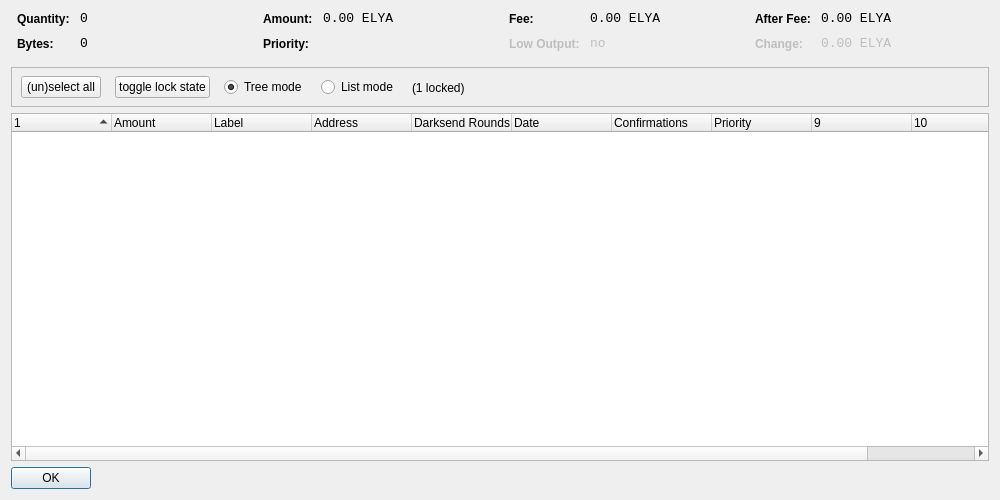
<?xml version="1.0" encoding="UTF-8"?>
<ui version="4.0">
 <class>CoinControlDialog</class>
 <widget class="QDialog" name="CoinControlDialog">
  <property name="geometry">
   <rect>
    <x>0</x>
    <y>0</y>
    <width>1000</width>
    <height>500</height>
   </rect>
  </property>
  <property name="windowTitle">
   <string>Coin Control</string>
  </property>
  <layout class="QVBoxLayout" name="verticalLayout">
   <item>
    <layout class="QHBoxLayout" name="horizontalLayoutTop" stretch="0,0,0,0">
     <property name="topMargin">
      <number>0</number>
     </property>
     <property name="bottomMargin">
      <number>10</number>
     </property>
     <item>
      <layout class="QFormLayout" name="formLayoutCoinControl1">
       <property name="horizontalSpacing">
        <number>10</number>
       </property>
       <property name="verticalSpacing">
        <number>10</number>
       </property>
       <property name="leftMargin">
        <number>6</number>
       </property>
       <property name="rightMargin">
        <number>6</number>
       </property>
       <item row="0" column="0">
        <widget class="QLabel" name="labelCoinControlQuantityText">
         <property name="styleSheet">
          <string notr="true">font-weight:bold;</string>
         </property>
         <property name="text">
          <string>Quantity:</string>
         </property>
        </widget>
       </item>
       <item row="0" column="1">
        <widget class="QLabel" name="labelCoinControlQuantity">
         <property name="font">
          <font>
           <family>Monospace</family>
           <pointsize>10</pointsize>
          </font>
         </property>
         <property name="cursor">
          <cursorShape>IBeamCursor</cursorShape>
         </property>
         <property name="contextMenuPolicy">
          <enum>Qt::ActionsContextMenu</enum>
         </property>
         <property name="text">
          <string notr="true">0</string>
         </property>
         <property name="textInteractionFlags">
          <set>Qt::LinksAccessibleByMouse|Qt::TextSelectableByKeyboard|Qt::TextSelectableByMouse</set>
         </property>
        </widget>
       </item>
       <item row="1" column="0">
        <widget class="QLabel" name="labelCoinControlBytesText">
         <property name="styleSheet">
          <string notr="true">font-weight:bold;</string>
         </property>
         <property name="text">
          <string>Bytes:</string>
         </property>
        </widget>
       </item>
       <item row="1" column="1">
        <widget class="QLabel" name="labelCoinControlBytes">
         <property name="font">
          <font>
           <family>Monospace</family>
           <pointsize>10</pointsize>
          </font>
         </property>
         <property name="cursor">
          <cursorShape>IBeamCursor</cursorShape>
         </property>
         <property name="contextMenuPolicy">
          <enum>Qt::ActionsContextMenu</enum>
         </property>
         <property name="text">
          <string notr="true">0</string>
         </property>
         <property name="textInteractionFlags">
          <set>Qt::LinksAccessibleByMouse|Qt::TextSelectableByKeyboard|Qt::TextSelectableByMouse</set>
         </property>
        </widget>
       </item>
      </layout>
     </item>
     <item>
      <layout class="QFormLayout" name="formLayoutCoinControl2">
       <property name="horizontalSpacing">
        <number>10</number>
       </property>
       <property name="verticalSpacing">
        <number>10</number>
       </property>
       <property name="leftMargin">
        <number>6</number>
       </property>
       <property name="rightMargin">
        <number>6</number>
       </property>
       <item row="0" column="0">
        <widget class="QLabel" name="labelCoinControlAmountText">
         <property name="styleSheet">
          <string notr="true">font-weight:bold;</string>
         </property>
         <property name="text">
          <string>Amount:</string>
         </property>
        </widget>
       </item>
       <item row="0" column="1">
        <widget class="QLabel" name="labelCoinControlAmount">
         <property name="font">
          <font>
           <family>Monospace</family>
           <pointsize>10</pointsize>
          </font>
         </property>
         <property name="cursor">
          <cursorShape>IBeamCursor</cursorShape>
         </property>
         <property name="contextMenuPolicy">
          <enum>Qt::ActionsContextMenu</enum>
         </property>
         <property name="text">
          <string notr="true">0.00 ELYA</string>
         </property>
         <property name="textInteractionFlags">
          <set>Qt::LinksAccessibleByMouse|Qt::TextSelectableByKeyboard|Qt::TextSelectableByMouse</set>
         </property>
        </widget>
       </item>
       <item row="1" column="0">
        <widget class="QLabel" name="labelCoinControlPriorityText">
         <property name="styleSheet">
          <string notr="true">font-weight:bold;</string>
         </property>
         <property name="text">
          <string>Priority:</string>
         </property>
        </widget>
       </item>
       <item row="1" column="1">
        <widget class="QLabel" name="labelCoinControlPriority">
         <property name="font">
          <font>
           <family>Monospace</family>
           <pointsize>10</pointsize>
          </font>
         </property>
         <property name="cursor">
          <cursorShape>IBeamCursor</cursorShape>
         </property>
         <property name="contextMenuPolicy">
          <enum>Qt::ActionsContextMenu</enum>
         </property>
         <property name="text">
          <string/>
         </property>
         <property name="textInteractionFlags">
          <set>Qt::LinksAccessibleByMouse|Qt::TextSelectableByKeyboard|Qt::TextSelectableByMouse</set>
         </property>
        </widget>
       </item>
      </layout>
     </item>
     <item>
      <layout class="QFormLayout" name="formLayoutCoinControl3">
       <property name="horizontalSpacing">
        <number>10</number>
       </property>
       <property name="verticalSpacing">
        <number>10</number>
       </property>
       <property name="leftMargin">
        <number>6</number>
       </property>
       <property name="rightMargin">
        <number>6</number>
       </property>
       <item row="0" column="0">
        <widget class="QLabel" name="labelCoinControlFeeText">
         <property name="styleSheet">
          <string notr="true">font-weight:bold;</string>
         </property>
         <property name="text">
          <string>Fee:</string>
         </property>
        </widget>
       </item>
       <item row="0" column="1">
        <widget class="QLabel" name="labelCoinControlFee">
         <property name="font">
          <font>
           <family>Monospace</family>
           <pointsize>10</pointsize>
          </font>
         </property>
         <property name="cursor">
          <cursorShape>IBeamCursor</cursorShape>
         </property>
         <property name="contextMenuPolicy">
          <enum>Qt::ActionsContextMenu</enum>
         </property>
         <property name="text">
          <string notr="true">0.00 ELYA</string>
         </property>
         <property name="textInteractionFlags">
          <set>Qt::LinksAccessibleByMouse|Qt::TextSelectableByKeyboard|Qt::TextSelectableByMouse</set>
         </property>
        </widget>
       </item>
       <item row="1" column="0">
        <widget class="QLabel" name="labelCoinControlLowOutputText">
         <property name="enabled">
          <bool>false</bool>
         </property>
         <property name="styleSheet">
          <string notr="true">font-weight:bold;</string>
         </property>
         <property name="text">
          <string>Low Output:</string>
         </property>
        </widget>
       </item>
       <item row="1" column="1">
        <widget class="QLabel" name="labelCoinControlLowOutput">
         <property name="enabled">
          <bool>false</bool>
         </property>
         <property name="font">
          <font>
           <family>Monospace</family>
           <pointsize>10</pointsize>
          </font>
         </property>
         <property name="cursor">
          <cursorShape>IBeamCursor</cursorShape>
         </property>
         <property name="contextMenuPolicy">
          <enum>Qt::ActionsContextMenu</enum>
         </property>
         <property name="text">
          <string notr="true">no</string>
         </property>
         <property name="textInteractionFlags">
          <set>Qt::LinksAccessibleByMouse|Qt::TextSelectableByKeyboard|Qt::TextSelectableByMouse</set>
         </property>
        </widget>
       </item>
      </layout>
     </item>
     <item>
      <layout class="QFormLayout" name="formLayoutCoinControl4">
       <property name="horizontalSpacing">
        <number>10</number>
       </property>
       <property name="verticalSpacing">
        <number>10</number>
       </property>
       <property name="leftMargin">
        <number>6</number>
       </property>
       <property name="rightMargin">
        <number>6</number>
       </property>
       <item row="0" column="0">
        <widget class="QLabel" name="labelCoinControlAfterFeeText">
         <property name="styleSheet">
          <string notr="true">font-weight:bold;</string>
         </property>
         <property name="text">
          <string>After Fee:</string>
         </property>
        </widget>
       </item>
       <item row="0" column="1">
        <widget class="QLabel" name="labelCoinControlAfterFee">
         <property name="font">
          <font>
           <family>Monospace</family>
           <pointsize>10</pointsize>
          </font>
         </property>
         <property name="cursor">
          <cursorShape>IBeamCursor</cursorShape>
         </property>
         <property name="contextMenuPolicy">
          <enum>Qt::ActionsContextMenu</enum>
         </property>
         <property name="text">
          <string notr="true">0.00 ELYA</string>
         </property>
         <property name="textInteractionFlags">
          <set>Qt::LinksAccessibleByMouse|Qt::TextSelectableByKeyboard|Qt::TextSelectableByMouse</set>
         </property>
        </widget>
       </item>
       <item row="1" column="0">
        <widget class="QLabel" name="labelCoinControlChangeText">
         <property name="enabled">
          <bool>false</bool>
         </property>
         <property name="styleSheet">
          <string notr="true">font-weight:bold;</string>
         </property>
         <property name="text">
          <string>Change:</string>
         </property>
        </widget>
       </item>
       <item row="1" column="1">
        <widget class="QLabel" name="labelCoinControlChange">
         <property name="enabled">
          <bool>false</bool>
         </property>
         <property name="font">
          <font>
           <family>Monospace</family>
           <pointsize>10</pointsize>
          </font>
         </property>
         <property name="cursor">
          <cursorShape>IBeamCursor</cursorShape>
         </property>
         <property name="contextMenuPolicy">
          <enum>Qt::ActionsContextMenu</enum>
         </property>
         <property name="text">
          <string notr="true">0.00 ELYA</string>
         </property>
         <property name="textInteractionFlags">
          <set>Qt::LinksAccessibleByMouse|Qt::TextSelectableByKeyboard|Qt::TextSelectableByMouse</set>
         </property>
        </widget>
       </item>
      </layout>
     </item>
    </layout>
   </item>
   <item>
    <widget class="QFrame" name="frame">
     <property name="minimumSize">
      <size>
       <width>0</width>
       <height>40</height>
      </size>
     </property>
     <property name="frameShape">
      <enum>QFrame::StyledPanel</enum>
     </property>
     <property name="frameShadow">
      <enum>QFrame::Sunken</enum>
     </property>
     <widget class="QWidget" name="horizontalLayoutWidget">
      <property name="geometry">
       <rect>
        <x>10</x>
        <y>0</y>
        <width>781</width>
        <height>41</height>
       </rect>
      </property>
      <layout class="QHBoxLayout" name="horizontalLayoutPanel" stretch="0,0,0,0,0">
       <property name="spacing">
        <number>14</number>
       </property>
       <item>
        <widget class="QPushButton" name="pushButtonSelectAll">
         <property name="sizePolicy">
          <sizepolicy hsizetype="Maximum" vsizetype="Fixed">
           <horstretch>0</horstretch>
           <verstretch>0</verstretch>
          </sizepolicy>
         </property>
         <property name="text">
          <string>(un)select all</string>
         </property>
        </widget>
       </item>
        <item>
         <widget class="QPushButton" name="pushButtonToggleLock">
          <property name="sizePolicy">
           <sizepolicy hsizetype="Maximum" vsizetype="Fixed">
            <horstretch>0</horstretch>
            <verstretch>0</verstretch>
           </sizepolicy>
          </property>
          <property name="text">
           <string>toggle lock state</string>
          </property>
          <property name="autoDefault">
           <bool>false</bool>
          </property>
         </widget>
        </item>
       <item>
        <widget class="QRadioButton" name="radioTreeMode">
         <property name="sizePolicy">
          <sizepolicy hsizetype="Maximum" vsizetype="Fixed">
           <horstretch>0</horstretch>
           <verstretch>0</verstretch>
          </sizepolicy>
         </property>
         <property name="text">
          <string>Tree mode</string>
         </property>
         <property name="checked">
          <bool>true</bool>
         </property>
        </widget>
       </item>
       <item>
        <widget class="QRadioButton" name="radioListMode">
         <property name="sizePolicy">
          <sizepolicy hsizetype="Maximum" vsizetype="Fixed">
           <horstretch>0</horstretch>
           <verstretch>0</verstretch>
          </sizepolicy>
         </property>
         <property name="text">
          <string>List mode</string>
         </property>
        </widget>
       </item>
        <item>
         <widget class="QLabel" name="labelLocked">
          <property name="text">
           <string>(1 locked)</string>
          </property>
         </widget>
        </item>
       <item>
        <spacer name="horizontalSpacer">
         <property name="orientation">
          <enum>Qt::Horizontal</enum>
         </property>
         <property name="sizeHint" stdset="0">
          <size>
           <width>40</width>
           <height>20</height>
          </size>
         </property>
        </spacer>
       </item>
      </layout>
     </widget>
    </widget>
   </item>
   <item>
    <widget class="CoinControlTreeWidget" name="treeWidget">
     <property name="contextMenuPolicy">
      <enum>Qt::CustomContextMenu</enum>
     </property>
     <property name="sortingEnabled">
      <bool>false</bool>
     </property>
     <property name="columnCount">
      <number>11</number>
     </property>
     <attribute name="headerShowSortIndicator" stdset="0">
      <bool>true</bool>
     </attribute>
     <attribute name="headerStretchLastSection">
      <bool>false</bool>
     </attribute>
     <column>
      <property name="text">
       <string/>
      </property>
     </column>
     <column>
      <property name="text">
       <string>Amount</string>
      </property>
     </column>
     <column>
      <property name="text">
       <string>Label</string>
      </property>
     </column>
     <column>
      <property name="text">
       <string>Address</string>
      </property>
     </column>
     <column>
      <property name="text">
       <string>Darksend Rounds</string>
      </property>
    </column>
     <column>
      <property name="text">
       <string>Date</string>
      </property>
     </column>
     <column>
      <property name="text">
       <string>Confirmations</string>
      </property>
      <property name="toolTip">
       <string>Confirmed</string>
      </property>
     </column>
     <column>
      <property name="text">
       <string>Priority</string>
      </property>
     </column>
     <column>
      <property name="text">
       <string/>
      </property>
     </column>
     <column>
      <property name="text">
       <string/>
      </property>
     </column>
     <column>
      <property name="text">
       <string/>
      </property>
     </column>
     <column>
      <property name="text">
       <string/>
      </property>
     </column>
    </widget>
   </item>
   <item>
    <widget class="QDialogButtonBox" name="buttonBox">
     <property name="sizePolicy">
      <sizepolicy hsizetype="Maximum" vsizetype="Fixed">
       <horstretch>0</horstretch>
       <verstretch>0</verstretch>
      </sizepolicy>
     </property>
     <property name="orientation">
      <enum>Qt::Horizontal</enum>
     </property>
     <property name="standardButtons">
      <set>QDialogButtonBox::Ok</set>
     </property>
    </widget>
   </item>
  </layout>
 </widget>
 <customwidgets>
  <customwidget>
   <class>CoinControlTreeWidget</class>
   <extends>QTreeWidget</extends>
   <header>coincontroltreewidget.h</header>
  </customwidget>
 </customwidgets>
 <resources/>
 <connections/>
</ui>
